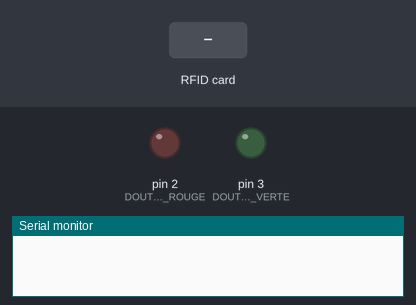
Simulated run of this sketch. Board: Arduino Uno, built with avr-gcc and run on an emulated ATmega328P. On the bench: output pins drawn as LEDs (lit = HIGH), the last lines printed to the serial monitor. The test bench sets the inputs (shaded band). Pins used as bus, display or sensor lines are not drawn.

Above: at 1.2 s.
1.3 s: RFID card 5E 7A 19 C4 held to the reader
At 1.7 s:
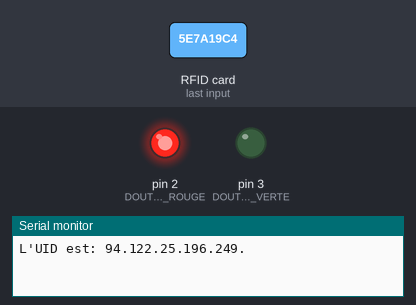
Timing chart, 0 to 4.3 s (numbered marks = the images above; inputs shaded):
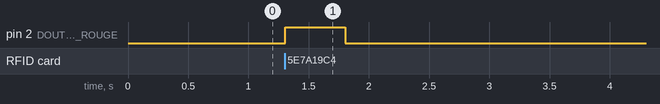

The sketch:

rfid.ino
```cpp
#include <SPI.h>
#include <RFID.h>

const char DOUT_LED_ROUGE = 2;
const char DOUT_LED_VERTE = 3;

RFID monModuleRFID(10,9);

int UID[5]={};
int MASTERKEY[5]={67,139,127,198,113};

void setup()
{
  Serial.begin(9600);
  SPI.begin();
  monModuleRFID.init();
  pinMode(DOUT_LED_ROUGE, OUTPUT);
  pinMode(DOUT_LED_VERTE, OUTPUT);
  digitalWrite(DOUT_LED_ROUGE, LOW);
  digitalWrite(DOUT_LED_VERTE, LOW);

}

void loop()
{
    if (monModuleRFID.isCard()) {
          if (monModuleRFID.readCardSerial()) {
            Serial.print("L'UID est: ");
            for(int i=0;i<=4;i++)
            {
              UID[i]=monModuleRFID.serNum[i];
              Serial.print(UID[i],DEC);
              Serial.print(".");
            }
            Serial.println("");
          }

          if (UID[0] == MASTERKEY[0]
           && UID[1] == MASTERKEY[1]
           && UID[2] == MASTERKEY[2]
           && UID[3] == MASTERKEY[3]
           && UID[4] == MASTERKEY[4])
          {
              digitalWrite(DOUT_LED_VERTE, HIGH);
              delay(500);
              digitalWrite(DOUT_LED_VERTE, LOW);
          }
          else
          {
              digitalWrite(DOUT_LED_ROUGE, HIGH);
              delay(500);
              digitalWrite(DOUT_LED_ROUGE, LOW);
          }
          monModuleRFID.halt();
    }
    delay(1);
}
```

Measured:
- after the input at 1.3 s, pin 2 (DOUT_LED_ROUGE): LOW → HIGH at once, → LOW 0.50 s later
